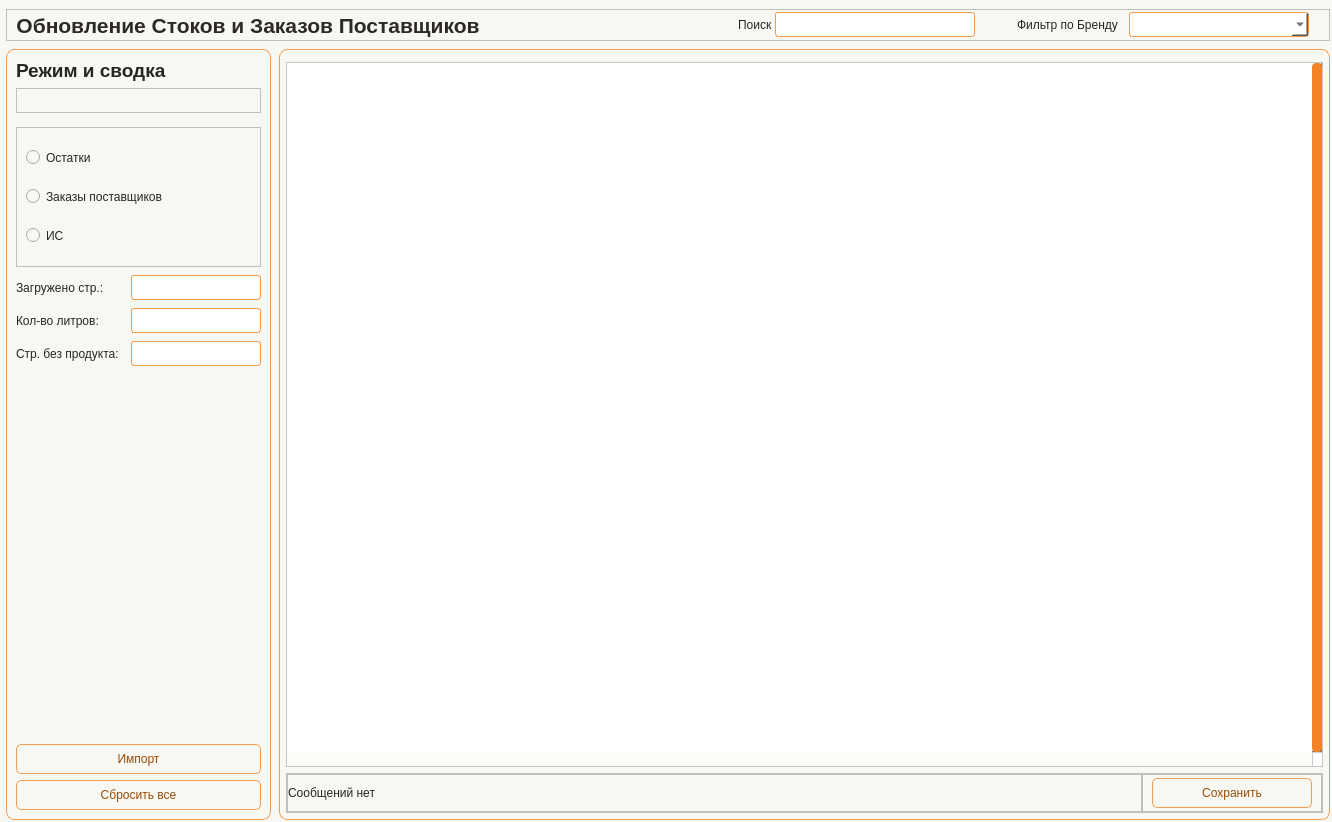
<?xml version="1.0" encoding="UTF-8"?>
<ui version="4.0">
 <class>Form</class>
 <widget class="QWidget" name="Form">
  <property name="geometry">
   <rect>
    <x>0</x>
    <y>0</y>
    <width>1332</width>
    <height>822</height>
   </rect>
  </property>
  <property name="minimumSize">
   <size>
    <width>930</width>
    <height>650</height>
   </size>
  </property>
  <property name="windowTitle">
   <string>Form</string>
  </property>
  <property name="styleSheet">
   <string notr="true">/* ===== BASE PREVIEW STYLE FOR DESIGNER ===== */

QWidget {
    background-color: #f8f8f2;
    color: #262626;
    font: 10pt &quot;Tahoma&quot;;
}

/* ===== LABELS ===== */

QLabel {
    color: #262626;
}

#Title_label {
    font: 16pt &quot;Tahoma&quot;;
    font-weight: 700;
    color: #2D2A26;
}

QLabel#label_filter_title {
    font: 14pt &quot;Tahoma&quot;;
    font-weight: 700;
}

/* ===== INPUTS ===== */

QLineEdit, QComboBox, QDateEdit {
    border: 1px solid #f09d54;
    border-radius: 3px;
    padding: 2px;
    background-color: #ffffff;
    color: #262626;
}

/* ===== BUTTONS ===== */

QPushButton {
    border: 1px solid #f09d54;
    border-radius: 5px;
    background-color: #f8f8f2;
    color: #964b09;
    padding: 4px;
}

/* ===== TABLE ===== */

QTableWidget {
    background-color: #ffffff;
    gridline-color: #f28223;
    selection-background-color: #f5d3b5;
    selection-color: #262626;
}

QHeaderView::section {
    background-color: #f5d3b5;
    border: 1px solid #f28223;
    padding: 3px;
}

/* ===== FRAMES ===== */

QFrame#frame_LeftPanel, 
QFrame#frame_RightPanel {
    border: 1px solid #f28223;
    border-radius: 5px;
}

/* ===== SCROLL ===== */

QScrollBar:vertical {
    background: #f8f8f2;
    width: 10px;
}

QScrollBar::handle:vertical {
    background: #f28223;
    border-radius: 4px;
}</string>
  </property>
  <layout class="QHBoxLayout" name="horizontalLayout">
   <property name="leftMargin">
    <number>0</number>
   </property>
   <property name="topMargin">
    <number>0</number>
   </property>
   <property name="rightMargin">
    <number>0</number>
   </property>
   <property name="bottomMargin">
    <number>0</number>
   </property>
   <item>
    <widget class="QWidget" name="widget" native="true">
     <layout class="QVBoxLayout" name="verticalLayout">
      <property name="spacing">
       <number>8</number>
      </property>
      <property name="leftMargin">
       <number>6</number>
      </property>
      <property name="topMargin">
       <number>9</number>
      </property>
      <property name="rightMargin">
       <number>2</number>
      </property>
      <property name="bottomMargin">
       <number>2</number>
      </property>
      <item>
       <widget class="QFrame" name="frame_6">
        <property name="minimumSize">
         <size>
          <width>0</width>
          <height>32</height>
         </size>
        </property>
        <property name="maximumSize">
         <size>
          <width>16777215</width>
          <height>32</height>
         </size>
        </property>
        <property name="frameShape">
         <enum>QFrame::Shape::StyledPanel</enum>
        </property>
        <property name="frameShadow">
         <enum>QFrame::Shadow::Raised</enum>
        </property>
        <layout class="QHBoxLayout" name="horizontalLayout_5">
         <property name="spacing">
          <number>2</number>
         </property>
         <property name="topMargin">
          <number>0</number>
         </property>
         <property name="rightMargin">
          <number>0</number>
         </property>
         <property name="bottomMargin">
          <number>0</number>
         </property>
         <item>
          <widget class="QLabel" name="Title_label">
           <property name="minimumSize">
            <size>
             <width>0</width>
             <height>30</height>
            </size>
           </property>
           <property name="maximumSize">
            <size>
             <width>16777215</width>
             <height>30</height>
            </size>
           </property>
           <property name="font">
            <font>
             <family>Tahoma</family>
             <pointsize>16</pointsize>
             <italic>false</italic>
             <bold>true</bold>
            </font>
           </property>
           <property name="layoutDirection">
            <enum>Qt::LayoutDirection::LeftToRight</enum>
           </property>
           <property name="text">
            <string>Обновление Стоков и Заказов Поставщиков</string>
           </property>
           <property name="alignment">
            <set>Qt::AlignmentFlag::AlignCenter</set>
           </property>
          </widget>
         </item>
         <item>
          <spacer name="horizontalSpacer">
           <property name="orientation">
            <enum>Qt::Orientation::Horizontal</enum>
           </property>
           <property name="sizeType">
            <enum>QSizePolicy::Policy::Expanding</enum>
           </property>
           <property name="sizeHint" stdset="0">
            <size>
             <width>22</width>
             <height>20</height>
            </size>
           </property>
          </spacer>
         </item>
         <item>
          <widget class="QLabel" name="label_14">
           <property name="text">
            <string>Поиск</string>
           </property>
          </widget>
         </item>
         <item>
          <widget class="QLineEdit" name="line_FindProduct">
           <property name="minimumSize">
            <size>
             <width>200</width>
             <height>25</height>
            </size>
           </property>
           <property name="maximumSize">
            <size>
             <width>200</width>
             <height>25</height>
            </size>
           </property>
          </widget>
         </item>
         <item>
          <spacer name="horizontalSpacer_2">
           <property name="orientation">
            <enum>Qt::Orientation::Horizontal</enum>
           </property>
           <property name="sizeType">
            <enum>QSizePolicy::Policy::Fixed</enum>
           </property>
           <property name="sizeHint" stdset="0">
            <size>
             <width>40</width>
             <height>20</height>
            </size>
           </property>
          </spacer>
         </item>
         <item>
          <widget class="QLabel" name="label_15">
           <property name="minimumSize">
            <size>
             <width>110</width>
             <height>0</height>
            </size>
           </property>
           <property name="maximumSize">
            <size>
             <width>110</width>
             <height>16777215</height>
            </size>
           </property>
           <property name="text">
            <string>Фильтр по Бренду</string>
           </property>
          </widget>
         </item>
         <item>
          <widget class="QComboBox" name="cbo_FindBrand">
           <property name="minimumSize">
            <size>
             <width>180</width>
             <height>25</height>
            </size>
           </property>
           <property name="maximumSize">
            <size>
             <width>180</width>
             <height>25</height>
            </size>
           </property>
          </widget>
         </item>
         <item>
          <spacer name="horizontalSpacer_3">
           <property name="orientation">
            <enum>Qt::Orientation::Horizontal</enum>
           </property>
           <property name="sizeType">
            <enum>QSizePolicy::Policy::Fixed</enum>
           </property>
           <property name="sizeHint" stdset="0">
            <size>
             <width>20</width>
             <height>20</height>
            </size>
           </property>
          </spacer>
         </item>
        </layout>
       </widget>
      </item>
      <item>
       <widget class="QFrame" name="frame_Content">
        <property name="frameShape">
         <enum>QFrame::Shape::NoFrame</enum>
        </property>
        <property name="frameShadow">
         <enum>QFrame::Shadow::Plain</enum>
        </property>
        <layout class="QHBoxLayout" name="horizontalLayout_content">
         <property name="spacing">
          <number>8</number>
         </property>
         <property name="leftMargin">
          <number>0</number>
         </property>
         <property name="topMargin">
          <number>0</number>
         </property>
         <property name="rightMargin">
          <number>0</number>
         </property>
         <property name="bottomMargin">
          <number>0</number>
         </property>
         <item>
          <widget class="QFrame" name="frame_LeftPanel">
           <property name="minimumSize">
            <size>
             <width>265</width>
             <height>0</height>
            </size>
           </property>
           <property name="maximumSize">
            <size>
             <width>265</width>
             <height>16777215</height>
            </size>
           </property>
           <property name="styleSheet">
            <string notr="true">#frame_LeftPanel {border: 1px solid #f09d54; border-radius: 8px;}</string>
           </property>
           <property name="frameShape">
            <enum>QFrame::Shape::StyledPanel</enum>
           </property>
           <property name="frameShadow">
            <enum>QFrame::Shadow::Raised</enum>
           </property>
           <layout class="QVBoxLayout" name="verticalLayout_left">
            <property name="spacing">
             <number>6</number>
            </property>
            <property name="leftMargin">
             <number>9</number>
            </property>
            <property name="topMargin">
             <number>9</number>
            </property>
            <property name="rightMargin">
             <number>9</number>
            </property>
            <property name="bottomMargin">
             <number>9</number>
            </property>
            <item>
             <widget class="QLabel" name="label_filter_title">
              <property name="font">
               <font>
                <family>Tahoma</family>
                <pointsize>14</pointsize>
                <italic>false</italic>
                <bold>true</bold>
               </font>
              </property>
              <property name="text">
               <string>Режим и сводка</string>
              </property>
             </widget>
            </item>
            <item>
             <widget class="QFrame" name="frame_5">
              <property name="minimumSize">
               <size>
                <width>0</width>
                <height>25</height>
               </size>
              </property>
              <property name="maximumSize">
               <size>
                <width>16777215</width>
                <height>25</height>
               </size>
              </property>
              <property name="frameShape">
               <enum>QFrame::Shape::StyledPanel</enum>
              </property>
              <property name="frameShadow">
               <enum>QFrame::Shadow::Raised</enum>
              </property>
             </widget>
            </item>
            <item>
             <widget class="QFrame" name="frame_import_grid">
              <property name="frameShape">
               <enum>QFrame::Shape::NoFrame</enum>
              </property>
              <property name="frameShadow">
               <enum>QFrame::Shadow::Plain</enum>
              </property>
              <layout class="QVBoxLayout" name="verticalLayout_stock_left_content">
               <property name="spacing">
                <number>8</number>
               </property>
               <property name="leftMargin">
                <number>0</number>
               </property>
               <property name="topMargin">
                <number>0</number>
               </property>
               <property name="rightMargin">
                <number>0</number>
               </property>
               <property name="bottomMargin">
                <number>0</number>
               </property>
               <item>
                <widget class="QFrame" name="frame_mode_switches">
                 <property name="frameShape">
                  <enum>QFrame::Shape::NoFrame</enum>
                 </property>
                 <property name="frameShadow">
                  <enum>QFrame::Shadow::Plain</enum>
                 </property>
                 <layout class="QHBoxLayout" name="horizontalLayout_mode_switches">
                  <property name="spacing">
                   <number>6</number>
                  </property>
                  <property name="leftMargin">
                   <number>0</number>
                  </property>
                  <property name="topMargin">
                   <number>0</number>
                  </property>
                  <property name="rightMargin">
                   <number>0</number>
                  </property>
                  <property name="bottomMargin">
                   <number>0</number>
                  </property>
                 </layout>
                </widget>
               </item>
               <item>
                <widget class="QFrame" name="frame_4">
                 <property name="minimumSize">
                  <size>
                   <width>0</width>
                   <height>140</height>
                  </size>
                 </property>
                 <property name="frameShape">
                  <enum>QFrame::Shape::StyledPanel</enum>
                 </property>
                 <property name="frameShadow">
                  <enum>QFrame::Shadow::Raised</enum>
                 </property>
                 <layout class="QVBoxLayout" name="verticalLayout_2">
                  <item>
                   <widget class="QRadioButton" name="radio_Stock">
                    <property name="minimumSize">
                     <size>
                      <width>100</width>
                      <height>25</height>
                     </size>
                    </property>
                    <property name="maximumSize">
                     <size>
                      <width>100</width>
                      <height>25</height>
                     </size>
                    </property>
                    <property name="text">
                     <string>Остатки</string>
                    </property>
                   </widget>
                  </item>
                  <item>
                   <widget class="QRadioButton" name="radio_Orders">
                    <property name="minimumSize">
                     <size>
                      <width>160</width>
                      <height>25</height>
                     </size>
                    </property>
                    <property name="maximumSize">
                     <size>
                      <width>160</width>
                      <height>25</height>
                     </size>
                    </property>
                    <property name="text">
                     <string>Заказы поставщиков</string>
                    </property>
                   </widget>
                  </item>
                  <item>
                   <widget class="QRadioButton" name="radio_IS">
                    <property name="minimumSize">
                     <size>
                      <width>70</width>
                      <height>25</height>
                     </size>
                    </property>
                    <property name="maximumSize">
                     <size>
                      <width>160</width>
                      <height>25</height>
                     </size>
                    </property>
                    <property name="text">
                     <string>ИС</string>
                    </property>
                   </widget>
                  </item>
                 </layout>
                </widget>
               </item>
               <item>
                <widget class="QFrame" name="frame_stock_stats">
                 <property name="frameShape">
                  <enum>QFrame::Shape::NoFrame</enum>
                 </property>
                 <property name="frameShadow">
                  <enum>QFrame::Shadow::Plain</enum>
                 </property>
                 <layout class="QGridLayout" name="gridLayout_stock_stats">
                  <property name="leftMargin">
                   <number>0</number>
                  </property>
                  <property name="topMargin">
                   <number>0</number>
                  </property>
                  <property name="rightMargin">
                   <number>0</number>
                  </property>
                  <property name="bottomMargin">
                   <number>0</number>
                  </property>
                  <property name="horizontalSpacing">
                   <number>0</number>
                  </property>
                  <property name="verticalSpacing">
                   <number>8</number>
                  </property>
                  <item row="0" column="0">
                   <widget class="QLabel" name="label_2">
                    <property name="minimumSize">
                     <size>
                      <width>40</width>
                      <height>0</height>
                     </size>
                    </property>
                    <property name="maximumSize">
                     <size>
                      <width>110</width>
                      <height>16777215</height>
                     </size>
                    </property>
                    <property name="text">
                     <string>Загружено стр.:</string>
                    </property>
                   </widget>
                  </item>
                  <item row="0" column="1">
                   <widget class="QLineEdit" name="line_RowsLoaded">
                    <property name="minimumSize">
                     <size>
                      <width>130</width>
                      <height>25</height>
                     </size>
                    </property>
                    <property name="maximumSize">
                     <size>
                      <width>130</width>
                      <height>25</height>
                     </size>
                    </property>
                   </widget>
                  </item>
                  <item row="1" column="0">
                   <widget class="QLabel" name="label_5">
                    <property name="minimumSize">
                     <size>
                      <width>100</width>
                      <height>0</height>
                     </size>
                    </property>
                    <property name="maximumSize">
                     <size>
                      <width>70</width>
                      <height>16777215</height>
                     </size>
                    </property>
                    <property name="text">
                     <string>Кол-во литров:</string>
                    </property>
                   </widget>
                  </item>
                  <item row="1" column="1">
                   <widget class="QLineEdit" name="line_TotalQty">
                    <property name="minimumSize">
                     <size>
                      <width>130</width>
                      <height>25</height>
                     </size>
                    </property>
                    <property name="maximumSize">
                     <size>
                      <width>130</width>
                      <height>25</height>
                     </size>
                    </property>
                   </widget>
                  </item>
                  <item row="2" column="0">
                   <widget class="QLabel" name="label_6">
                    <property name="minimumSize">
                     <size>
                      <width>115</width>
                      <height>0</height>
                     </size>
                    </property>
                    <property name="maximumSize">
                     <size>
                      <width>115</width>
                      <height>16777215</height>
                     </size>
                    </property>
                    <property name="text">
                     <string>Стр. без продукта:</string>
                    </property>
                   </widget>
                  </item>
                  <item row="2" column="1">
                   <widget class="QLineEdit" name="line_RowsError">
                    <property name="minimumSize">
                     <size>
                      <width>130</width>
                      <height>25</height>
                     </size>
                    </property>
                    <property name="maximumSize">
                     <size>
                      <width>130</width>
                      <height>25</height>
                     </size>
                    </property>
                   </widget>
                  </item>
                 </layout>
                </widget>
               </item>
              </layout>
             </widget>
            </item>
            <item>
             <spacer name="verticalSpacer_left">
              <property name="orientation">
               <enum>Qt::Orientation::Vertical</enum>
              </property>
              <property name="sizeHint" stdset="0">
               <size>
                <width>20</width>
                <height>360</height>
               </size>
              </property>
             </spacer>
            </item>
            <item>
             <widget class="QPushButton" name="btn_Import">
              <property name="minimumSize">
               <size>
                <width>0</width>
                <height>30</height>
               </size>
              </property>
              <property name="maximumSize">
               <size>
                <width>16777215</width>
                <height>30</height>
               </size>
              </property>
              <property name="text">
               <string>Импорт</string>
              </property>
              <property name="icon">
               <iconset resource="../resource.qrc">
                <normaloff>:/icon/icon/arrow-up-circle — копия — копия.svg</normaloff>:/icon/icon/arrow-up-circle — копия — копия.svg</iconset>
              </property>
             </widget>
            </item>
            <item>
             <widget class="QPushButton" name="btn_Reset">
              <property name="minimumSize">
               <size>
                <width>0</width>
                <height>30</height>
               </size>
              </property>
              <property name="maximumSize">
               <size>
                <width>16777215</width>
                <height>30</height>
               </size>
              </property>
              <property name="text">
               <string>Сбросить все</string>
              </property>
              <property name="icon">
               <iconset resource="../resource.qrc">
                <normaloff>:/icon/icon/loader — копия — копия.svg</normaloff>:/icon/icon/loader — копия — копия.svg</iconset>
              </property>
             </widget>
            </item>
           </layout>
          </widget>
         </item>
         <item>
          <widget class="QFrame" name="frame_RightPanel">
           <property name="minimumSize">
            <size>
             <width>0</width>
             <height>0</height>
            </size>
           </property>
           <property name="maximumSize">
            <size>
             <width>16777215</width>
             <height>16777215</height>
            </size>
           </property>
           <property name="styleSheet">
            <string notr="true">#frame_RightPanel {border: 1px solid #f09d54; border-radius: 8px;}</string>
           </property>
           <property name="frameShape">
            <enum>QFrame::Shape::StyledPanel</enum>
           </property>
           <property name="frameShadow">
            <enum>QFrame::Shadow::Raised</enum>
           </property>
           <layout class="QVBoxLayout" name="verticalLayout_right">
            <property name="spacing">
             <number>6</number>
            </property>
            <property name="leftMargin">
             <number>6</number>
            </property>
            <property name="topMargin">
             <number>6</number>
            </property>
            <property name="rightMargin">
             <number>6</number>
            </property>
            <property name="bottomMargin">
             <number>6</number>
            </property>
            <item>
             <widget class="QFrame" name="frame_top_right">
              <property name="frameShape">
               <enum>QFrame::Shape::NoFrame</enum>
              </property>
              <property name="frameShadow">
               <enum>QFrame::Shadow::Plain</enum>
              </property>
              <layout class="QHBoxLayout" name="horizontalLayout_top_right">
               <property name="spacing">
                <number>6</number>
               </property>
               <property name="leftMargin">
                <number>0</number>
               </property>
               <property name="topMargin">
                <number>0</number>
               </property>
               <property name="rightMargin">
                <number>0</number>
               </property>
               <property name="bottomMargin">
                <number>0</number>
               </property>
               <item>
                <widget class="QFrame" name="frame_line_FindProduct_box">
                 <property name="frameShape">
                  <enum>QFrame::Shape::NoFrame</enum>
                 </property>
                 <property name="frameShadow">
                  <enum>QFrame::Shadow::Plain</enum>
                 </property>
                 <layout class="QVBoxLayout" name="verticalLayout_line_FindProduct">
                  <property name="spacing">
                   <number>2</number>
                  </property>
                  <property name="leftMargin">
                   <number>0</number>
                  </property>
                  <property name="topMargin">
                   <number>0</number>
                  </property>
                  <property name="rightMargin">
                   <number>0</number>
                  </property>
                  <property name="bottomMargin">
                   <number>0</number>
                  </property>
                 </layout>
                </widget>
               </item>
               <item>
                <widget class="QFrame" name="frame_cbo_FindBrand_box">
                 <property name="frameShape">
                  <enum>QFrame::Shape::NoFrame</enum>
                 </property>
                 <property name="frameShadow">
                  <enum>QFrame::Shadow::Plain</enum>
                 </property>
                 <layout class="QVBoxLayout" name="verticalLayout_cbo_FindBrand">
                  <property name="spacing">
                   <number>2</number>
                  </property>
                  <property name="leftMargin">
                   <number>0</number>
                  </property>
                  <property name="topMargin">
                   <number>0</number>
                  </property>
                  <property name="rightMargin">
                   <number>0</number>
                  </property>
                  <property name="bottomMargin">
                   <number>0</number>
                  </property>
                 </layout>
                </widget>
               </item>
              </layout>
             </widget>
            </item>
            <item>
             <widget class="QTableWidget" name="table">
              <property name="minimumSize">
               <size>
                <width>0</width>
                <height>0</height>
               </size>
              </property>
              <property name="maximumSize">
               <size>
                <width>16777215</width>
                <height>16777215</height>
               </size>
              </property>
              <property name="font">
               <font>
                <family>Tahoma</family>
                <pointsize>10</pointsize>
                <italic>false</italic>
                <bold>false</bold>
               </font>
              </property>
              <property name="verticalScrollBarPolicy">
               <enum>Qt::ScrollBarPolicy::ScrollBarAlwaysOn</enum>
              </property>
              <property name="horizontalScrollBarPolicy">
               <enum>Qt::ScrollBarPolicy::ScrollBarAlwaysOn</enum>
              </property>
              <property name="sizeAdjustPolicy">
               <enum>QAbstractScrollArea::SizeAdjustPolicy::AdjustToContents</enum>
              </property>
              <property name="selectionMode">
               <enum>QAbstractItemView::SelectionMode::SingleSelection</enum>
              </property>
              <property name="textElideMode">
               <enum>Qt::TextElideMode::ElideMiddle</enum>
              </property>
              <property name="sortingEnabled">
               <bool>true</bool>
              </property>
              <property name="wordWrap">
               <bool>true</bool>
              </property>
              <property name="columnCount">
               <number>0</number>
              </property>
              <attribute name="horizontalHeaderCascadingSectionResizes">
               <bool>true</bool>
              </attribute>
              <attribute name="horizontalHeaderMinimumSectionSize">
               <number>55</number>
              </attribute>
              <attribute name="horizontalHeaderShowSortIndicator" stdset="0">
               <bool>true</bool>
              </attribute>
              <attribute name="horizontalHeaderStretchLastSection">
               <bool>true</bool>
              </attribute>
              <attribute name="verticalHeaderVisible">
               <bool>false</bool>
              </attribute>
              <attribute name="verticalHeaderCascadingSectionResizes">
               <bool>true</bool>
              </attribute>
              <attribute name="verticalHeaderDefaultSectionSize">
               <number>25</number>
              </attribute>
              <attribute name="verticalHeaderHighlightSections">
               <bool>false</bool>
              </attribute>
             </widget>
            </item>
            <item>
             <widget class="QFrame" name="frame">
              <property name="minimumSize">
               <size>
                <width>0</width>
                <height>40</height>
               </size>
              </property>
              <property name="maximumSize">
               <size>
                <width>16777215</width>
                <height>40</height>
               </size>
              </property>
              <property name="frameShape">
               <enum>QFrame::Shape::StyledPanel</enum>
              </property>
              <property name="frameShadow">
               <enum>QFrame::Shadow::Raised</enum>
              </property>
              <layout class="QHBoxLayout" name="horizontalLayout_4">
               <property name="spacing">
                <number>0</number>
               </property>
               <property name="leftMargin">
                <number>0</number>
               </property>
               <property name="topMargin">
                <number>0</number>
               </property>
               <property name="rightMargin">
                <number>0</number>
               </property>
               <property name="bottomMargin">
                <number>0</number>
               </property>
               <item>
                <widget class="QFrame" name="frame_2">
                 <property name="frameShape">
                  <enum>QFrame::Shape::StyledPanel</enum>
                 </property>
                 <property name="frameShadow">
                  <enum>QFrame::Shadow::Raised</enum>
                 </property>
                 <layout class="QHBoxLayout" name="horizontalLayout_3">
                  <property name="spacing">
                   <number>0</number>
                  </property>
                  <property name="leftMargin">
                   <number>0</number>
                  </property>
                  <property name="topMargin">
                   <number>0</number>
                  </property>
                  <property name="rightMargin">
                   <number>0</number>
                  </property>
                  <property name="bottomMargin">
                   <number>0</number>
                  </property>
                  <item>
                   <widget class="QLabel" name="label_msg">
                    <property name="text">
                     <string>Сообщений нет</string>
                    </property>
                   </widget>
                  </item>
                 </layout>
                </widget>
               </item>
               <item>
                <widget class="QFrame" name="frame_3">
                 <property name="minimumSize">
                  <size>
                   <width>180</width>
                   <height>0</height>
                  </size>
                 </property>
                 <property name="maximumSize">
                  <size>
                   <width>180</width>
                   <height>16777215</height>
                  </size>
                 </property>
                 <property name="frameShape">
                  <enum>QFrame::Shape::StyledPanel</enum>
                 </property>
                 <property name="frameShadow">
                  <enum>QFrame::Shadow::Raised</enum>
                 </property>
                 <layout class="QHBoxLayout" name="horizontalLayout_2">
                  <property name="spacing">
                   <number>0</number>
                  </property>
                  <property name="leftMargin">
                   <number>0</number>
                  </property>
                  <property name="topMargin">
                   <number>0</number>
                  </property>
                  <property name="rightMargin">
                   <number>0</number>
                  </property>
                  <property name="bottomMargin">
                   <number>0</number>
                  </property>
                  <item>
                   <widget class="QPushButton" name="btn_Save">
                    <property name="minimumSize">
                     <size>
                      <width>160</width>
                      <height>30</height>
                     </size>
                    </property>
                    <property name="maximumSize">
                     <size>
                      <width>160</width>
                      <height>16777215</height>
                     </size>
                    </property>
                    <property name="text">
                     <string>Сохранить</string>
                    </property>
                    <property name="icon">
                     <iconset resource="../resource.qrc">
                      <normaloff>:/icon/icon/save — копия — копия.svg</normaloff>:/icon/icon/save — копия — копия.svg</iconset>
                    </property>
                   </widget>
                  </item>
                 </layout>
                </widget>
               </item>
              </layout>
             </widget>
            </item>
           </layout>
          </widget>
         </item>
        </layout>
       </widget>
      </item>
     </layout>
    </widget>
   </item>
  </layout>
 </widget>
 <resources>
  <include location="../resource.qrc"/>
 </resources>
 <connections/>
</ui>
